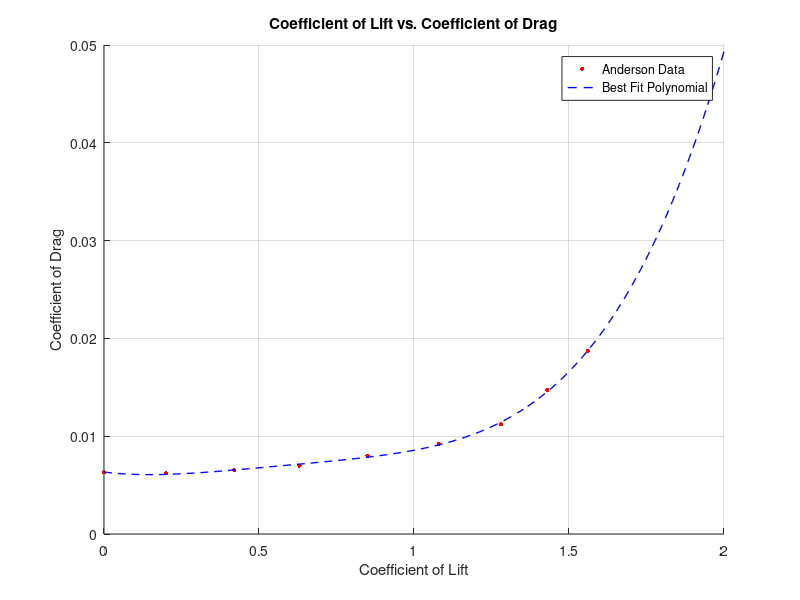
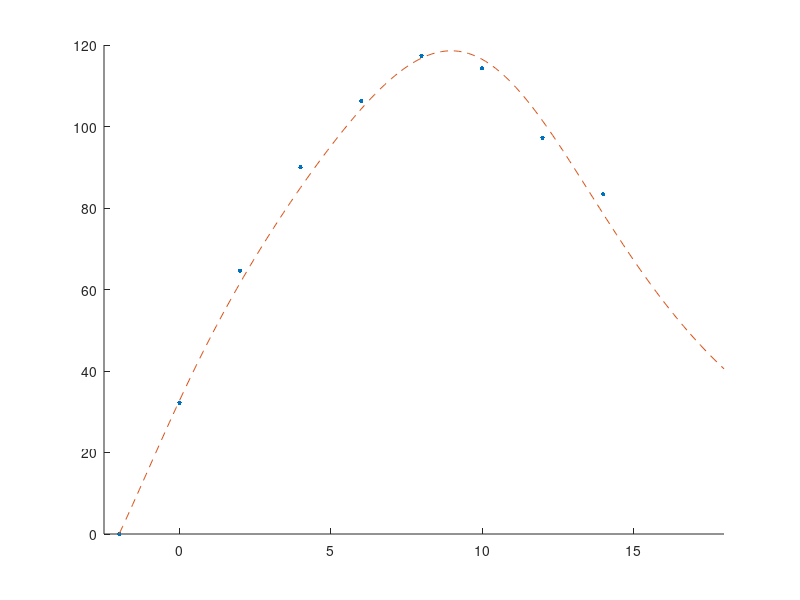

Reproduce these figures in MATLAB, in order. (Note: this script raises an error after producing the figures.)
%AAE 251 Fall 2024
%Homework 5, Question 2
%AAE251_HW5_2
%Authors: Hudson Reynolds & Preston Wright

%% Data:

% alpha list:

alpha = -2:2:18;

% cL and cD data:
cL = [0,0.2,0.42,0.63,0.85,1.08,1.28,1.43,1.56,1.62,1.57];

%cD data. Last two data points not given in charts.
cD = [0.0063, 0.0062, 0.0065, 0.007, 0.008, 0.0092, 0.0112, 0.0147, 0.0187, 0, 0];

L2D = cL ./ cD;

% perform a polynomial fitting to find the extrapolated values of cD.

% create a list of cL values with a finer resolution
cLList = linspace(0,2, 181);
alphaList = linspace(-2,18, 181);

% fit the cL v. cD to a fourth order polynomial
b = polyfit(cL(1:9),cD(1:9),4);

cdEquation = polyval(b, cLList);

L2DExtrapolated = cLList ./ cdEquation;

figure(1)
hold on
plot(cL(1:9),cD(1:9), '.', 'MarkerSize', 10, 'Color', 'Red')
plot(cLList, cdEquation, '--', 'linewidth', 1, 'Color', 'blue')
grid on;
title('Coefficient of Lift vs. Coefficient of Drag')
xlabel('Coefficient of Lift')
ylabel('Coefficient of Drag')
legend('Anderson Data', 'Best Fit Polynomial')
hold off

figure(2)
hold on
plot(alpha, L2D, '.', 'MarkerSize', 10)
plot(alphaList, L2DExtrapolated, '--')
xlim([-2.5,18])
xline(-2, '--', 'Zero Lift Angle of Attack', 'LabelVerticalAlignment','middle')
xline(16, '--', 'Critical Angle of Attack')
title('Lift to Drag Ratio as Function of Angle of Attack')
xlabel('Angle of Attack [deg]')
ylabel('Lift to Drag Ratio [-]')
legend('L/D Data', 'Best Fit Line', 'Location', 'Northwest')
grid on
hold off
